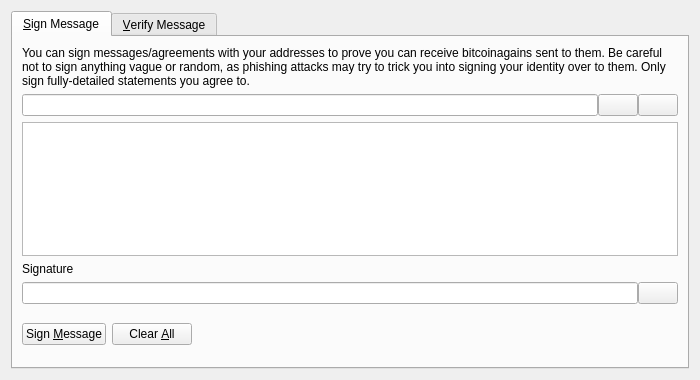
<?xml version="1.0" encoding="UTF-8"?>
<ui version="4.0">
 <class>SignVerifyMessageDialog</class>
 <widget class="QDialog" name="SignVerifyMessageDialog">
  <property name="geometry">
   <rect>
    <x>0</x>
    <y>0</y>
    <width>700</width>
    <height>380</height>
   </rect>
  </property>
  <property name="windowTitle">
   <string>Signatures - Sign / Verify a Message</string>
  </property>
  <property name="modal">
   <bool>true</bool>
  </property>
  <layout class="QVBoxLayout" name="verticalLayout">
   <item>
    <widget class="QTabWidget" name="tabWidget">
     <property name="currentIndex">
      <number>0</number>
     </property>
     <widget class="QWidget" name="tabSignMessage">
      <attribute name="title">
       <string>&amp;Sign Message</string>
      </attribute>
      <layout class="QVBoxLayout" name="verticalLayout_SM">
       <item>
        <widget class="QLabel" name="infoLabel_SM">
         <property name="text">
          <string>You can sign messages/agreements with your addresses to prove you can receive bitcoinagains sent to them. Be careful not to sign anything vague or random, as phishing attacks may try to trick you into signing your identity over to them. Only sign fully-detailed statements you agree to.</string>
         </property>
         <property name="textFormat">
          <enum>Qt::PlainText</enum>
         </property>
         <property name="wordWrap">
          <bool>true</bool>
         </property>
        </widget>
       </item>
       <item>
        <layout class="QHBoxLayout" name="horizontalLayout_1_SM">
         <property name="spacing">
          <number>0</number>
         </property>
         <item>
          <widget class="QValidatedLineEdit" name="addressIn_SM">
           <property name="toolTip">
            <string>The Bitcoinagain address to sign the message with</string>
           </property>
          </widget>
         </item>
         <item>
          <widget class="QPushButton" name="addressBookButton_SM">
           <property name="toolTip">
            <string>Choose previously used address</string>
           </property>
           <property name="text">
            <string/>
           </property>
           <property name="icon">
            <iconset resource="../bitcoinagain.qrc">
             <normaloff>:/icons/address-book</normaloff>:/icons/address-book</iconset>
           </property>
           <property name="shortcut">
            <string>Alt+A</string>
           </property>
           <property name="autoDefault">
            <bool>false</bool>
           </property>
          </widget>
         </item>
         <item>
          <widget class="QPushButton" name="pasteButton_SM">
           <property name="toolTip">
            <string>Paste address from clipboard</string>
           </property>
           <property name="text">
            <string/>
           </property>
           <property name="icon">
            <iconset resource="../bitcoinagain.qrc">
             <normaloff>:/icons/editpaste</normaloff>:/icons/editpaste</iconset>
           </property>
           <property name="shortcut">
            <string>Alt+P</string>
           </property>
           <property name="autoDefault">
            <bool>false</bool>
           </property>
          </widget>
         </item>
        </layout>
       </item>
       <item>
        <widget class="QPlainTextEdit" name="messageIn_SM">
         <property name="toolTip">
          <string>Enter the message you want to sign here</string>
         </property>
        </widget>
       </item>
       <item>
        <widget class="QLabel" name="signatureLabel_SM">
         <property name="text">
          <string>Signature</string>
         </property>
         <property name="textFormat">
          <enum>Qt::PlainText</enum>
         </property>
        </widget>
       </item>
       <item>
        <layout class="QHBoxLayout" name="horizontalLayout_2_SM">
         <property name="spacing">
          <number>0</number>
         </property>
         <item>
          <widget class="QLineEdit" name="signatureOut_SM">
           <property name="font">
            <font>
             <italic>true</italic>
            </font>
           </property>
           <property name="readOnly">
            <bool>true</bool>
           </property>
          </widget>
         </item>
         <item>
          <widget class="QPushButton" name="copySignatureButton_SM">
           <property name="toolTip">
            <string>Copy the current signature to the system clipboard</string>
           </property>
           <property name="text">
            <string/>
           </property>
           <property name="icon">
            <iconset resource="../bitcoinagain.qrc">
             <normaloff>:/icons/editcopy</normaloff>:/icons/editcopy</iconset>
           </property>
           <property name="autoDefault">
            <bool>false</bool>
           </property>
          </widget>
         </item>
        </layout>
       </item>
       <item>
        <layout class="QHBoxLayout" name="horizontalLayout_3_SM">
         <item>
          <widget class="QPushButton" name="signMessageButton_SM">
           <property name="toolTip">
            <string>Sign the message to prove you own this Bitcoinagain address</string>
           </property>
           <property name="text">
            <string>Sign &amp;Message</string>
           </property>
           <property name="icon">
            <iconset resource="../bitcoinagain.qrc">
             <normaloff>:/icons/edit</normaloff>:/icons/edit</iconset>
           </property>
           <property name="autoDefault">
            <bool>false</bool>
           </property>
          </widget>
         </item>
         <item>
          <widget class="QPushButton" name="clearButton_SM">
           <property name="toolTip">
            <string>Reset all sign message fields</string>
           </property>
           <property name="text">
            <string>Clear &amp;All</string>
           </property>
           <property name="icon">
            <iconset resource="../bitcoinagain.qrc">
             <normaloff>:/icons/remove</normaloff>:/icons/remove</iconset>
           </property>
           <property name="autoDefault">
            <bool>false</bool>
           </property>
          </widget>
         </item>
         <item>
          <spacer name="horizontalSpacer_1_SM">
           <property name="orientation">
            <enum>Qt::Horizontal</enum>
           </property>
           <property name="sizeHint" stdset="0">
            <size>
             <width>40</width>
             <height>48</height>
            </size>
           </property>
          </spacer>
         </item>
         <item>
          <widget class="QLabel" name="statusLabel_SM">
           <property name="font">
            <font>
             <weight>75</weight>
             <bold>true</bold>
            </font>
           </property>
           <property name="text">
            <string/>
           </property>
           <property name="wordWrap">
            <bool>true</bool>
           </property>
          </widget>
         </item>
         <item>
          <spacer name="horizontalSpacer_2_SM">
           <property name="orientation">
            <enum>Qt::Horizontal</enum>
           </property>
           <property name="sizeHint" stdset="0">
            <size>
             <width>40</width>
             <height>48</height>
            </size>
           </property>
          </spacer>
         </item>
        </layout>
       </item>
      </layout>
     </widget>
     <widget class="QWidget" name="tabVerifyMessage">
      <attribute name="title">
       <string>&amp;Verify Message</string>
      </attribute>
      <layout class="QVBoxLayout" name="verticalLayout_VM">
       <item>
        <widget class="QLabel" name="infoLabel_VM">
         <property name="text">
          <string>Enter the receiver's address, message (ensure you copy line breaks, spaces, tabs, etc. exactly) and signature below to verify the message. Be careful not to read more into the signature than what is in the signed message itself, to avoid being tricked by a man-in-the-middle attack. Note that this only proves the signing party receives with the address, it cannot prove sendership of any transaction!</string>
         </property>
         <property name="textFormat">
          <enum>Qt::PlainText</enum>
         </property>
         <property name="alignment">
          <set>Qt::AlignLeading|Qt::AlignLeft|Qt::AlignTop</set>
         </property>
         <property name="wordWrap">
          <bool>true</bool>
         </property>
        </widget>
       </item>
       <item>
        <layout class="QHBoxLayout" name="horizontalLayout_1_VM">
         <property name="spacing">
          <number>0</number>
         </property>
         <item>
          <widget class="QValidatedLineEdit" name="addressIn_VM">
           <property name="toolTip">
            <string>The Bitcoinagain address the message was signed with</string>
           </property>
          </widget>
         </item>
         <item>
          <widget class="QPushButton" name="addressBookButton_VM">
           <property name="toolTip">
            <string>Choose previously used address</string>
           </property>
           <property name="text">
            <string/>
           </property>
           <property name="icon">
            <iconset resource="../bitcoinagain.qrc">
             <normaloff>:/icons/address-book</normaloff>:/icons/address-book</iconset>
           </property>
           <property name="shortcut">
            <string>Alt+A</string>
           </property>
           <property name="autoDefault">
            <bool>false</bool>
           </property>
          </widget>
         </item>
        </layout>
       </item>
       <item>
        <widget class="QPlainTextEdit" name="messageIn_VM"/>
       </item>
       <item>
        <widget class="QValidatedLineEdit" name="signatureIn_VM"/>
       </item>
       <item>
        <layout class="QHBoxLayout" name="horizontalLayout_2_VM">
         <item>
          <widget class="QPushButton" name="verifyMessageButton_VM">
           <property name="toolTip">
            <string>Verify the message to ensure it was signed with the specified Bitcoinagain address</string>
           </property>
           <property name="text">
            <string>Verify &amp;Message</string>
           </property>
           <property name="icon">
            <iconset resource="../bitcoinagain.qrc">
             <normaloff>:/icons/transaction_0</normaloff>:/icons/transaction_0</iconset>
           </property>
           <property name="autoDefault">
            <bool>false</bool>
           </property>
          </widget>
         </item>
         <item>
          <widget class="QPushButton" name="clearButton_VM">
           <property name="toolTip">
            <string>Reset all verify message fields</string>
           </property>
           <property name="text">
            <string>Clear &amp;All</string>
           </property>
           <property name="icon">
            <iconset resource="../bitcoinagain.qrc">
             <normaloff>:/icons/remove</normaloff>:/icons/remove</iconset>
           </property>
           <property name="autoDefault">
            <bool>false</bool>
           </property>
          </widget>
         </item>
         <item>
          <spacer name="horizontalSpacer_1_VM">
           <property name="orientation">
            <enum>Qt::Horizontal</enum>
           </property>
           <property name="sizeHint" stdset="0">
            <size>
             <width>40</width>
             <height>48</height>
            </size>
           </property>
          </spacer>
         </item>
         <item>
          <widget class="QLabel" name="statusLabel_VM">
           <property name="font">
            <font>
             <weight>75</weight>
             <bold>true</bold>
            </font>
           </property>
           <property name="text">
            <string/>
           </property>
           <property name="wordWrap">
            <bool>true</bool>
           </property>
          </widget>
         </item>
         <item>
          <spacer name="horizontalSpacer_2_VM">
           <property name="orientation">
            <enum>Qt::Horizontal</enum>
           </property>
           <property name="sizeHint" stdset="0">
            <size>
             <width>40</width>
             <height>48</height>
            </size>
           </property>
          </spacer>
         </item>
        </layout>
       </item>
      </layout>
     </widget>
    </widget>
   </item>
  </layout>
 </widget>
 <customwidgets>
  <customwidget>
   <class>QValidatedLineEdit</class>
   <extends>QLineEdit</extends>
   <header>qvalidatedlineedit.h</header>
  </customwidget>
 </customwidgets>
 <resources>
  <include location="../bitcoinagain.qrc"/>
 </resources>
 <connections/>
</ui>
